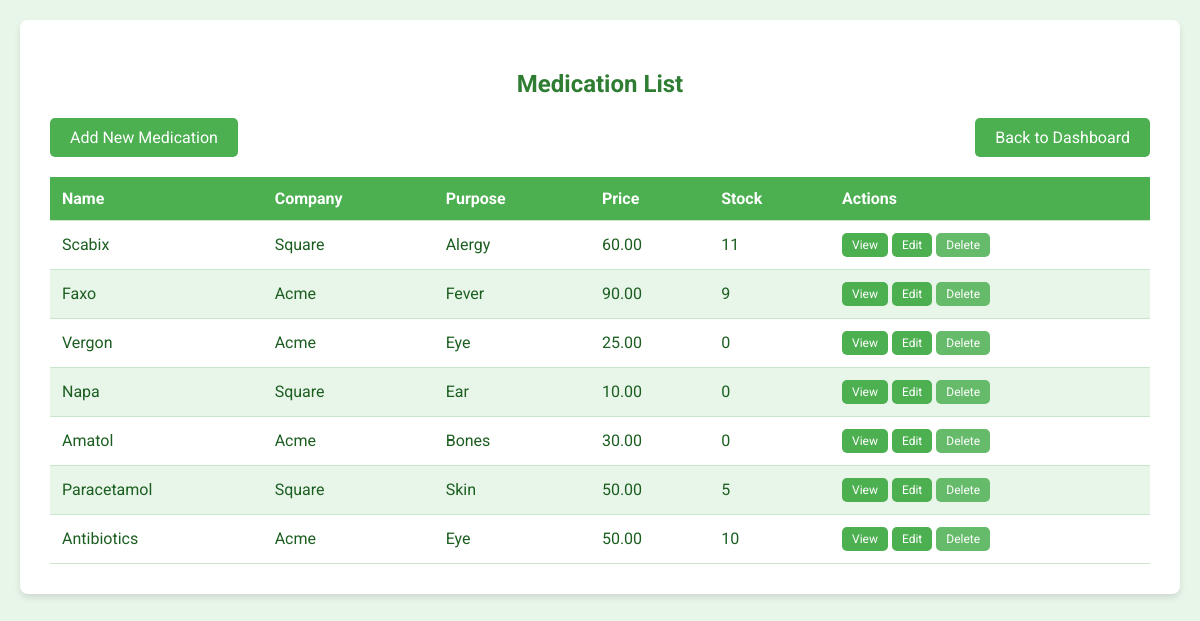
/medications/, run on the app's committed database.
### hospital/models.py (models this page shows, shortened)
class Medication(models.Model):
    name = models.CharField(max_length=100)
    company = models.CharField(max_length=100, default='Unknown')  # Add default value
    action = models.TextField(blank=True)
    description = models.TextField(blank=True)
    price = models.DecimalField(max_digits=10, decimal_places=2, validators=[MinValueValidator(0)])
    stock = models.PositiveIntegerField(default=0)

### hospital/views.py (the view)
# urls.py: path('medications/', views.MedicationListView.as_view(),
class MedicationListView(ListView):
    model = Medication
    template_name = 'hospital/medication_list.html'
    context_object_name = 'medications'

### hospital/templates/hospital/medication_list.html (shortened to what this page needs)
<!DOCTYPE html>
<html lang="en">
<head>
</head>
<body>
    <div class="container">
        <h2>Medication List</h2>
        <div class="action-buttons">
            <a href="{% url 'medication_create' %}" class="btn">Add New Medication</a>
            <a href="{% url 'dashboard' %}" class="btn">Back to Dashboard</a>
        </div>
        <table>
            <thead>
                <tr>
                    <th>Name</th>
                    <th>Company</th>
                    <th>Purpose</th>
                    <th>Price</th>
                    <th>Stock</th>
                    <th>Actions</th>
                </tr>
            </thead>
            <tbody>
                {% for medication in medications %}
                <tr>
                    <td>{{ medication.name }}</td>
                    <td>{{ medication.company }}</td>
                    <td>{{ medication.action|truncatewords:10 }}</td>
                    <td>{{ medication.price }}</td>
                    <td>{{ medication.stock }}</td>
                    <td>
                        <a href="{% url 'medication_detail' medication.pk %}" class="btn btn-sm btn-info">View</a>
                        <a href="{% url 'medication_update' medication.pk %}" class="btn btn-sm btn-primary">Edit</a>
                        <a href="{% url 'medication_delete' medication.pk %}" class="btn btn-sm btn-danger">Delete</a>
                    </td>
                </tr>
                {% endfor %}
            </tbody>
        </table>
    </div>
</body>
</html>

### hospital/templates/hospital/medication_list.html (style rules this page uses)
body { font-family: 'Roboto', sans-serif; background-color: #e8f5e9; margin: 0; padding: 20px; color: #1b5e20; }
.container { max-width: 1200px; margin: 0 auto; background-color: #ffffff; padding: 30px; border-radius: 8px; box-shadow: 0 4px 6px rgba(0, 0, 0, 0.1); }
h2 { color: #2e7d32; margin-bottom: 20px; text-align: center; }
.btn { display: inline-block; padding: 10px 20px; background-color: #4caf50; color: #ffffff; text-decoration: none; border-radius: 5px; transition: background-color 0.3s ease; }
table { width: 100%; border-collapse: collapse; margin-top: 20px; }
th, td { padding: 12px; text-align: left; border-bottom: 1px solid #c8e6c9; }
thead { background-color: #4caf50; color: #ffffff; }
tr:nth-child(even) { background-color: #e8f5e9; }
.btn-sm { padding: 5px 10px; font-size: 12px; }
.btn-primary { background-color: #4caf50; }
.btn-danger { background-color: #66bb6a; }
.btn-info { background-color: #4caf50; }
.action-buttons { display: flex; justify-content: space-between; margin-bottom: 20px; }

### data on the page
Medication: name "Scabix", company "Square", action "Alergy", price "60.00", stock "11"
Medication: name "Faxo", company "Acme", action "Fever", price "90.00", stock "9"
Medication: name "Vergon", company "Acme", action "Eye", price "25.00", stock "0"
Medication: name "Napa", company "Square", action "Ear", price "10.00", stock "0"
Medication: name "Amatol", company "Acme", action "Bones", price "30.00", stock "0"
Medication: name "Paracetamol", company "Square", action "Skin", price "50.00", stock "5"
Medication: name "Antibiotics", company "Acme", action "Eye", price "50.00", stock "10"
